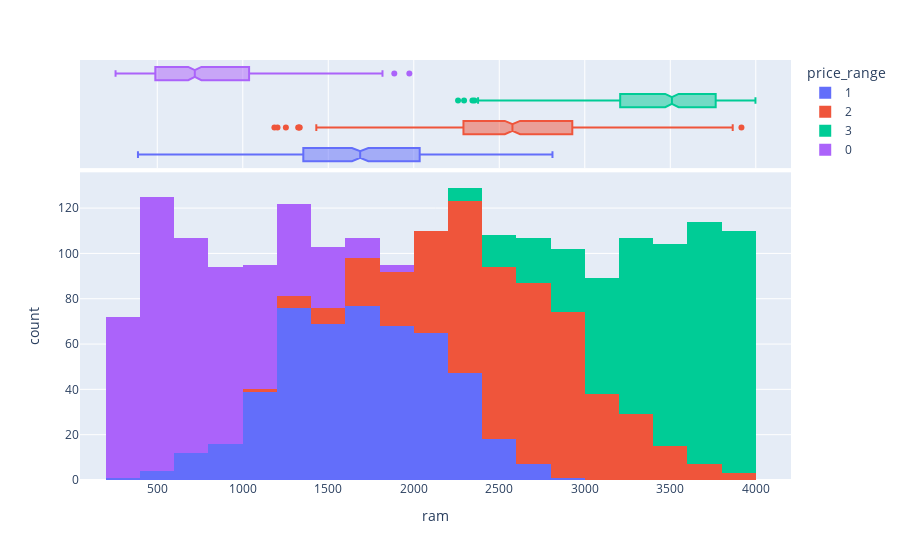

The code cell stored with this chart in its notebook:
### Code cell
import plotly.express as px
fig = px.histogram(df, x="ram", color="price_range", marginal="box", # can be `box`, `violin`, 'hug'
                         hover_data=df.columns)
fig.show()

### Figure 1 — Plotly figure (JSON) as saved in the notebook; plotly's stock layout.template omitted (floating-point values rounded to 4 significant figures; data arrays with more than 128 entries replaced by an {"elided": "..."} marker saying what was removed)
{"data": [{"alignmentgroup": "True", "bingroup": "x", "hovertemplate": "price_range=1<br>ram=%{x}<br>count=%{y}<extra></extra>", "legendgroup": "1", "marker": {"color": "#636efa", "pattern": {"shape": ""}}, "name": "1", "offsetgroup": "1", "orientation": "v", "showlegend": true, "type": "histogram", "x": {"elided": "500 int values"}, "xaxis": "x", "yaxis": "y"}, {"alignmentgroup": "True", "customdata": {"elided": "500x20 float values"}, "hovertemplate": "price_range=%{customdata[19]}<br>ram=%{x}<br>battery_power=%{customdata[0]}<br>blue=%{customdata[1]}<br>clock_speed=%{customdata[2]}<br>dual_sim=%{customdata[3]}<br>fc=%{customdata[4]}<br>four_g=%{customdata[5]}<br>int_memory=%{customdata[6]}<br>m_dep=%{customdata[7]}<br>mobile_wt=%{customdata[8]}<br>n_cores=%{customdata[9]}<br>pc=%{customdata[10]}<br>px_height=%{customdata[11]}<br>px_width=%{customdata[12]}<br>sc_h=%{customdata[13]}<br>sc_w=%{customdata[14]}<br>talk_time=%{customdata[15]}<br>three_g=%{customdata[16]}<br>touch_screen=%{customdata[17]}<br>wifi=%{customdata[18]}<extra></extra>", "legendgroup": "1", "marker": {"color": "#636efa"}, "name": "1", "notched": true, "offsetgroup": "1", "showlegend": false, "type": "box", "x": {"elided": "500 int values"}, "xaxis": "x2", "yaxis": "y2"}, {"alignmentgroup": "True", "bingroup": "x", "hovertemplate": "price_range=2<br>ram=%{x}<br>count=%{y}<extra></extra>", "legendgroup": "2", "marker": {"color": "#EF553B", "pattern": {"shape": ""}}, "name": "2", "offsetgroup": "2", "orientation": "v", "showlegend": true, "type": "histogram", "x": {"elided": "500 int values"}, "xaxis": "x", "yaxis": "y"}, {"alignmentgroup": "True", "customdata": {"elided": "500x20 float values"}, "hovertemplate": "price_range=%{customdata[19]}<br>ram=%{x}<br>battery_power=%{customdata[0]}<br>blue=%{customdata[1]}<br>clock_speed=%{customdata[2]}<br>dual_sim=%{customdata[3]}<br>fc=%{customdata[4]}<br>four_g=%{customdata[5]}<br>int_memory=%{customdata[6]}<br>m_dep=%{customdata[7]}<br>mobile_wt=%{customdata[8]}<br>n_cores=%{customdata[9]}<br>pc=%{customdata[10]}<br>px_height=%{customdata[11]}<br>px_width=%{customdata[12]}<br>sc_h=%{customdata[13]}<br>sc_w=%{customdata[14]}<br>talk_time=%{customdata[15]}<br>three_g=%{customdata[16]}<br>touch_screen=%{customdata[17]}<br>wifi=%{customdata[18]}<extra></extra>", "legendgroup": "2", "marker": {"color": "#EF553B"}, "name": "2", "notched": true, "offsetgroup": "2", "showlegend": false, "type": "box", "x": {"elided": "500 int values"}, "xaxis": "x2", "yaxis": "y2"}, {"alignmentgroup": "True", "bingroup": "x", "hovertemplate": "price_range=3<br>ram=%{x}<br>count=%{y}<extra></extra>", "legendgroup": "3", "marker": {"color": "#00cc96", "pattern": {"shape": ""}}, "name": "3", "offsetgroup": "3", "orientation": "v", "showlegend": true, "type": "histogram", "x": {"elided": "500 int values"}, "xaxis": "x", "yaxis": "y"}, {"alignmentgroup": "True", "customdata": {"elided": "500x20 float values"}, "hovertemplate": "price_range=%{customdata[19]}<br>ram=%{x}<br>battery_power=%{customdata[0]}<br>blue=%{customdata[1]}<br>clock_speed=%{customdata[2]}<br>dual_sim=%{customdata[3]}<br>fc=%{customdata[4]}<br>four_g=%{customdata[5]}<br>int_memory=%{customdata[6]}<br>m_dep=%{customdata[7]}<br>mobile_wt=%{customdata[8]}<br>n_cores=%{customdata[9]}<br>pc=%{customdata[10]}<br>px_height=%{customdata[11]}<br>px_width=%{customdata[12]}<br>sc_h=%{customdata[13]}<br>sc_w=%{customdata[14]}<br>talk_time=%{customdata[15]}<br>three_g=%{customdata[16]}<br>touch_screen=%{customdata[17]}<br>wifi=%{customdata[18]}<extra></extra>", "legendgroup": "3", "marker": {"color": "#00cc96"}, "name": "3", "notched": true, "offsetgroup": "3", "showlegend": false, "type": "box", "x": {"elided": "500 int values"}, "xaxis": "x2", "yaxis": "y2"}, {"alignmentgroup": "True", "bingroup": "x", "hovertemplate": "price_range=0<br>ram=%{x}<br>count=%{y}<extra></extra>", "legendgroup": "0", "marker": {"color": "#ab63fa", "pattern": {"shape": ""}}, "name": "0", "offsetgroup": "0", "orientation": "v", "showlegend": true, "type": "histogram", "x": {"elided": "500 int values"}, "xaxis": "x", "yaxis": "y"}, {"alignmentgroup": "True", "customdata": {"elided": "500x20 float values"}, "hovertemplate": "price_range=%{customdata[19]}<br>ram=%{x}<br>battery_power=%{customdata[0]}<br>blue=%{customdata[1]}<br>clock_speed=%{customdata[2]}<br>dual_sim=%{customdata[3]}<br>fc=%{customdata[4]}<br>four_g=%{customdata[5]}<br>int_memory=%{customdata[6]}<br>m_dep=%{customdata[7]}<br>mobile_wt=%{customdata[8]}<br>n_cores=%{customdata[9]}<br>pc=%{customdata[10]}<br>px_height=%{customdata[11]}<br>px_width=%{customdata[12]}<br>sc_h=%{customdata[13]}<br>sc_w=%{customdata[14]}<br>talk_time=%{customdata[15]}<br>three_g=%{customdata[16]}<br>touch_screen=%{customdata[17]}<br>wifi=%{customdata[18]}<extra></extra>", "legendgroup": "0", "marker": {"color": "#ab63fa"}, "name": "0", "notched": true, "offsetgroup": "0", "showlegend": false, "type": "box", "x": {"elided": "500 int values"}, "xaxis": "x2", "yaxis": "y2"}], "layout": {"barmode": "relative", "legend": {"title": {"text": "price_range"}, "tracegroupgap": 0}, "margin": {"t": 60}, "xaxis": {"anchor": "y", "domain": [0, 1], "title": {"text": "ram"}}, "xaxis2": {"anchor": "y2", "domain": [0, 1], "matches": "x", "showgrid": true, "showticklabels": false}, "yaxis": {"anchor": "x", "domain": [0, 0.7326], "title": {"text": "count"}}, "yaxis2": {"anchor": "x2", "domain": [0.7426, 1], "matches": "y2", "showgrid": false, "showline": false, "showticklabels": false, "ticks": ""}}}
